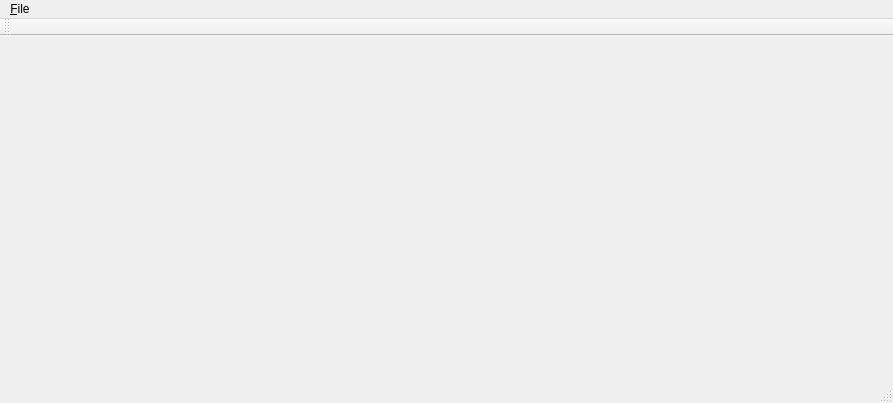
<?xml version="1.0" encoding="UTF-8"?>
<ui version="4.0">
 <class>MainWindow</class>
 <widget class="QMainWindow" name="MainWindow">
  <property name="geometry">
   <rect>
    <x>0</x>
    <y>0</y>
    <width>893</width>
    <height>403</height>
   </rect>
  </property>
  <property name="acceptDrops">
   <bool>true</bool>
  </property>
  <property name="windowTitle">
   <string>MainWindow</string>
  </property>
  <widget class="QWidget" name="centralWidget">
   <layout class="QVBoxLayout" name="verticalLayout"/>
  </widget>
  <widget class="QMenuBar" name="menuBar">
   <property name="geometry">
    <rect>
     <x>0</x>
     <y>0</y>
     <width>893</width>
     <height>20</height>
    </rect>
   </property>
   <widget class="QMenu" name="menu_File">
    <property name="title">
     <string>&amp;File</string>
    </property>
    <addaction name="separator"/>
    <addaction name="action_Quit"/>
    <addaction name="action_Save"/>
   </widget>
   <addaction name="menu_File"/>
  </widget>
  <widget class="QToolBar" name="mainToolBar">
   <attribute name="toolBarArea">
    <enum>TopToolBarArea</enum>
   </attribute>
   <attribute name="toolBarBreak">
    <bool>false</bool>
   </attribute>
  </widget>
  <widget class="QStatusBar" name="statusBar"/>
  <action name="action_Quit">
   <property name="text">
    <string>&amp;Quit...</string>
   </property>
  </action>
  <action name="action_Save">
   <property name="text">
    <string>&amp;Save</string>
   </property>
  </action>
 </widget>
 <layoutdefault spacing="6" margin="11"/>
 <resources/>
 <connections/>
</ui>
